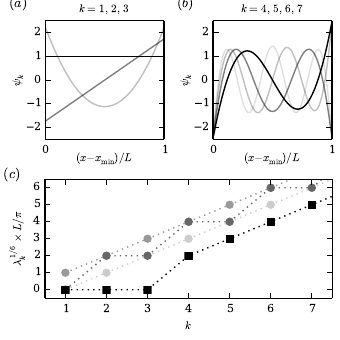

This figure's Python source:
import scipy as sp
import numpy as np
import matplotlib.pyplot as plt
import matplotlib as mpl

from deft_utils import bilateral_laplacian
from numpy.linalg import eigh
linewidth = 2
fontsize = 8
subplot_fontsize = 10
figsize = [3.4,3.4]

blue = [0.,0.,1.]
lightblue = [0.0, 0.5, 1.0]
orange = [1.,0.5,0.]
black = [0,0,0]

plt.close('all')

G = 100
alpha = 3
L = 1.
h = L/G
xs = - L/2. + (0.5+sp.arange(G))*h

# Get bilateral laplacian matrix
Delta = bilateral_laplacian(G=G,alpha=alpha,grid_spacing=h)

# Compute first few terms in the spectrum
w, v = eigh(Delta)
indices = w.argsort()

# Sort spectrum
plt.figure(figsize=figsize)
psi_0 = lambda(x): sp.sqrt(1./L)*sp.ones(len(x))
psi_1 = lambda(x): sp.sqrt(3./L)*(2.*x/L)
psi_2 = lambda(x): sp.sqrt(5./L)*0.5*(3.*(2.*x/L)**2 - 1.)

ax = plt.subplot(221)
plt.plot(xs+.5,psi_0(xs), label='$\psi_0$', color=black, linewidth=1, alpha=1)
plt.plot(xs+.5,psi_1(xs), label='$\psi_1$', color=black, linewidth=1, alpha=0.5)
plt.plot(xs+.5,psi_2(xs), label='$\psi_2$', color=black, linewidth=1, alpha=0.25)
plt.xticks([0,1], fontsize=fontsize)
plt.yticks([-2,-1,0,1,2], fontsize=fontsize)
#plt.legend(loc=2)
plt.xlim([0,1])
plt.ylim([-2.5,2.5])
ax.set_aspect(1/5.)
plt.xlabel('$(x-x_\mathrm{min})/L$', fontsize=fontsize, labelpad=-2)
plt.ylabel('$\psi_k$', fontsize=fontsize, labelpad=0)
plt.title('$k =\ 1,\ 2,\ 3$', fontsize=fontsize)
plt.text(-0.3, 3.0,'$(a)$', fontsize=subplot_fontsize)

ax = plt.subplot(222)
for k in range(3,7):
    i = indices[k]
    eigval = w[k]
    eigvec = sp.array(v[:,k])
    psi = eigvec/sp.sqrt(h*sp.sum(eigvec**2))
    plt.plot(xs+.5, psi, label='$\psi_%d$'%k, linewidth=1, color=black, alpha=0.5**(k-3))
    
plt.xticks([0,1], fontsize=fontsize)
plt.yticks([-2,-1,0,1,2], fontsize=fontsize)
#plt.legend(loc=2)
plt.xlim([0,1])
plt.ylim([-2.5,2.5])
ax.set_aspect(1/5.)
plt.xlabel('$(x-x_\mathrm{min})/L$', fontsize=fontsize, labelpad=-2)
plt.ylabel('$\psi_k$', fontsize=fontsize, labelpad=0)
plt.title('$k =\ 4,\ 5,\ 6,\ 7$', fontsize=fontsize)
plt.text(-0.3, 3.0,'$(b)$', fontsize=subplot_fontsize)

# Plot eigenvalues
plt.subplot(212)
ns = sp.arange(8)
lambdas_bl = w[ns]
lambdas_bl[0:3] = 0
lambdas_per = ((sp.pi/L)*(2*sp.floor((ns+1)/2)))**6
lambdas_dir = ((sp.pi/L)*(ns+1))**6
lambdas_neu = ((sp.pi/L)*(ns))**6

y = lambda(x): (x**(1./6.))*(L/sp.pi)

plt.plot(ns+1, y(lambdas_neu), ':o', color = [.8,.8,.8], markeredgecolor='none')
plt.plot(ns+1, y(lambdas_dir), ':o', color = [.6,.6,.6], markeredgecolor='none')
plt.plot(ns+1, y(lambdas_per), ':o', color = [.4,.4,.4], markeredgecolor='none')
plt.plot(ns+1, y(lambdas_bl), ':sk', markeredgecolor='none')
plt.xticks(range(1,9), fontsize=fontsize)
plt.yticks(range(9), fontsize=fontsize)
plt.ylim([-0.5,6.5])
plt.xlim([0.5,7.5])
plt.xlabel(r'$k$', fontsize=fontsize)
#plt.ylabel(r'$ L\,\pi^{-1}\, \lambda_b^{1/6}$', fontsize=fontsize)
plt.ylabel(r'$\lambda_k^{1/6} \times\, L / \pi$', fontsize=fontsize)
plt.text(-0.5, 6.5,'$(c)$', fontsize=subplot_fontsize)

plt.tight_layout(pad=.5, w_pad=1, h_pad=1)
plt.show()
plt.savefig('fig_4.pdf')